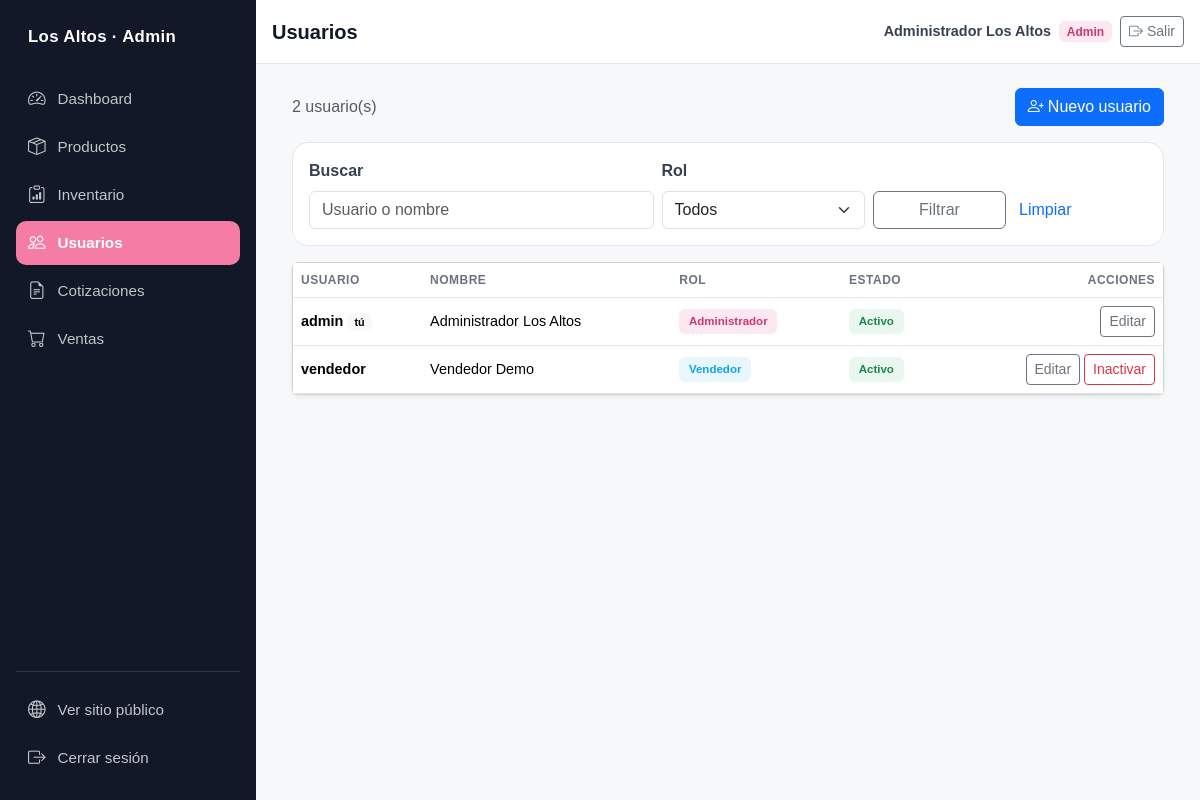
Page /admin/users (signed in) on the committed database.
### app/models/user.py (models this page shows, shortened)
class User(UserMixin, db.Model):
    __tablename__ = "users"
    id = db.Column(db.Integer, primary_key=True)
    username = db.Column(db.String(50), unique=True, nullable=False)
    full_name = db.Column(db.String(120), nullable=False)
    role = db.Column(db.String(20), nullable=False, default=ROLE_SELLER)
    is_active = db.Column(db.Boolean, nullable=False, default=True)
    password_hash = db.Column(db.String(255), nullable=False)
    def is_admin(self):
        return self.role == ROLE_ADMIN

### app/blueprints/admin/routes.py (the view)
@admin_bp.route("/users")
@login_required
@admin_required
def users_list():
    search = request.args.get("q", "").strip()
    role = request.args.get("role", "").strip()
    users = users_service.list_users(search=search, role=role)
    return render_template(
        "admin/users/list.html",
        users=users,
        search=search,
        selected_role=role,
        role_labels=users_service.ROLE_LABELS,
        toggle_form=ConfirmActionForm(),
    )

### app/blueprints/admin/forms.py
class ConfirmActionForm(FlaskForm):
    """Formulario vacío: aporta el token CSRF a acciones POST
    simples (ej. activar/inactivar un usuario)."""

### app/services/users_service.py (called while the page is built)
def list_users(search="", role=""):
    query = User.query
    if search:
        like = f"%{search}%"
        query = query.filter(
            db.or_(User.username.ilike(like), User.full_name.ilike(like))
        )
    if role in VALID_ROLES:
        query = query.filter(User.role == role)
    return query.order_by(User.username).all()

### app/templates/admin/users/list.html (shortened to what this page needs)
{% extends "admin/base_admin.html" %}
{% block page_title %}Usuarios{% endblock %}
{% block admin_content %}
<div class="container-xl">
  <div class="d-flex flex-wrap align-items-center gap-2 mb-3">
    <p class="text-muted mb-0">{{ users|length }} usuario(s)</p>
    <a class="btn btn-primary ms-auto" href="{{ url_for('admin.user_new') }}">
      <i class="bi bi-person-plus me-1"></i>Nuevo usuario
    </a>
  </div>
  <form method="get" action="{{ url_for('admin.users_list') }}" class="admin-filter-card mb-3">
    <div class="row g-2 align-items-end">
      <div class="col-12 col-md-5">
        <label class="form-label fw-semibold" for="filter-q">Buscar</label>
        <input type="text" id="filter-q" name="q" class="form-control"
               placeholder="Usuario o nombre" value="{{ search }}">
      </div>
      <div class="col-6 col-md-3">
        <label class="form-label fw-semibold" for="filter-role">Rol</label>
        <select id="filter-role" name="role" class="form-select">
          <option value="">Todos</option>
        </select>
      </div>
      <div class="col-6 col-md-3 d-flex gap-2">
        <button type="submit" class="btn btn-outline-secondary flex-fill">Filtrar</button>
        <a class="btn btn-link text-decoration-none px-1" href="{{ url_for('admin.users_list') }}">Limpiar</a>
      </div>
    </div>
  </form>
  {% if users %}
    <div class="card shadow-sm">
      <div class="table-responsive">
        <table class="table align-middle admin-table mb-0">
          <thead>
            <tr>
              <th>Usuario</th>
              <th>Nombre</th>
              <th>Rol</th>
              <th>Estado</th>
              <th class="text-end">Acciones</th>
            </tr>
          </thead>
          <tbody>
            {% for user in users %}
              <tr>
                <td class="fw-semibold">
                  {{ user.username }}
                  {% if user.id == current_user.id %}
                    <span class="badge text-bg-light">tú</span>
                  {% endif %}
                </td>
                <td>{{ user.full_name }}</td>
                <td>
                  <span class="badge role-badge role-badge--{{ user.role }}">
                    {{ role_labels.get(user.role, user.role) }}
                  </span>
                </td>
                <td>
                  {% if user.is_active %}
                    <span class="badge status-badge status-badge--activo">Activo</span>
                  {% else %}
                    <span class="badge status-badge status-badge--inactivo">Inactivo</span>
                  {% endif %}
                </td>
                <td class="text-end">
                  <div class="d-flex justify-content-end flex-wrap gap-1">
                    <a class="btn btn-sm btn-outline-secondary"
                       href="{{ url_for('admin.user_edit', user_id=user.id) }}">
                      Editar
                    </a>
                    {% if user.id != current_user.id %}
                      <form method="post" action="{{ url_for('admin.user_toggle', user_id=user.id) }}"
                            class="d-inline"
                            {% if user.is_active %}
                            onsubmit="return confirm('¿Inactivar a {{ user.username }}? Ya no podrá iniciar sesión.');"
                            {% endif %}>
                        {% if user.is_active %}
                          <button type="submit" class="btn btn-sm btn-outline-danger">Inactivar</button>
                        {% else %}
                          <button type="submit" class="btn btn-sm btn-outline-success">Activar</button>
                        {% endif %}
                      </form>
                    {% endif %}
                  </div>
                </td>
              </tr>
            {% endfor %}
          </tbody>
        </table>
      </div>
    </div>
  {% endif %}
</div>
{% endblock %}

### app/templates/admin/base_admin.html (shortened to what this page needs)
<!doctype html>
<html lang="es">
<head>
  <link href="https://cdn.jsdelivr.net/npm/bootstrap@5.3.3/dist/css/bootstrap.min.css" rel="stylesheet">
  <link href="https://cdn.jsdelivr.net/npm/bootstrap-icons@1.11.3/font/bootstrap-icons.min.css" rel="stylesheet">
  <link rel="stylesheet" href="{{ url_for('static', filename='css/styles.css') }}">
  <link rel="stylesheet" href="{{ url_for('static', filename='css/admin.css') }}">
</head>
<body class="admin-body">
  <div class="admin-layout">
    <aside class="offcanvas-lg offcanvas-start admin-sidebar"
           tabindex="-1"
           id="adminSidebar"
           aria-label="Navegación administrativa">
      <div class="offcanvas-body admin-sidebar__body">
        <span class="admin-sidebar__brand d-none d-lg-block">Los Altos · Admin</span>
        <nav class="admin-sidebar__nav" aria-label="Módulos del sistema">
          <a class="admin-sidebar__link {% if request.endpoint == 'admin.dashboard' %}active{% endif %}"
             href="{{ url_for('admin.dashboard') }}">
            <i class="bi bi-speedometer2"></i>
            <span>Dashboard</span>
          </a>
          <a class="admin-sidebar__link {% if request.endpoint and request.endpoint.startswith('admin.product') %}active{% endif %}"
             href="{{ url_for('admin.products_list') }}">
            <i class="bi bi-box-seam"></i>
            <span>Productos</span>
          </a>
          <a class="admin-sidebar__link {% if request.endpoint and request.endpoint.startswith('admin.inventory') %}active{% endif %}"
             href="{{ url_for('admin.inventory_list') }}">
            <i class="bi bi-clipboard-data"></i>
            <span>Inventario</span>
          </a>
          <a class="admin-sidebar__link {% if request.endpoint and request.endpoint.startswith('admin.user') %}active{% endif %}"
             href="{{ url_for('admin.users_list') }}">
            <i class="bi bi-people"></i>
            <span>Usuarios</span>
          </a>
          <a class="admin-sidebar__link {% if request.endpoint and request.endpoint.startswith('sales.quote') %}active{% endif %}"
             href="{{ url_for('sales.quotes_list') }}">
            <i class="bi bi-file-earmark-text"></i>
            <span>Cotizaciones</span>
          </a>
          <a class="admin-sidebar__link {% if request.endpoint and request.endpoint.startswith('sales.') and not request.endpoint.startswith('sales.quote') %}active{% endif %}"
             href="{{ url_for('sales.panel') }}">
            <i class="bi bi-cart"></i>
            <span>Ventas</span>
          </a>
        </nav>
        <div class="admin-sidebar__footer">
          <a class="admin-sidebar__link" href="{{ url_for('public.home') }}">
            <i class="bi bi-globe2"></i>
            <span>Ver sitio público</span>
          </a>
          <a class="admin-sidebar__link" href="{{ url_for('auth.logout') }}">
            <i class="bi bi-box-arrow-right"></i>
            <span>Cerrar sesión</span>
          </a>
        </div>
      </div>
    </aside>
    <div class="admin-main">
      <header class="admin-header">
        <h1 class="admin-header__title">{% block page_title %}Panel Administrativo{% endblock %}</h1>
        <div class="admin-header__user">
          <span class="admin-header__name d-none d-sm-inline">{{ current_user.full_name }}</span>
          <span class="badge admin-role-badge">{{ current_user.role }}</span>
          <a class="btn btn-outline-secondary btn-sm"
             href="{{ url_for('auth.logout') }}"
             title="Cerrar sesión">
            <i class="bi bi-box-arrow-right"></i><span class="d-none d-sm-inline ms-1">Salir</span>
          </a>
        </div>
      </header>
      <main class="admin-content">
        {% block admin_content %}{% endblock %}
      </main>
    </div>
  </div>
</body>
</html>

### app/static/css/styles.css (style rules this page uses)
:root { --la-brand: #F57DA5; --la-brand-hover: #D94F82; --la-brand-active: #C73A70; --la-brand-soft: #FDE8F1; --la-brand-border: #F7BBD2; --la-bg: #F7F8FA; --la-surface: #FFFFFF; --la-surface-alt: #F3F4F6; --la-border: #E5E7EB; --la-text: #374151; --la-text-muted: #6B7280; --la-carbon: #111827; --la-category-cosmetics: #F57DA5; --la-category-cosmetics-soft: #FDE8F1; --la-category-toys: #3D8DDF; --la-category-toys-soft: #E8F3FF; --la-category-flowers: #4CAF6F; --la-category-flowers-soft: #E9F8EF; --la-success: #198754; --la-success-soft: #EAF7EF; --la-warning: #F59E0B; --la-warning-soft: #FFF7E6; --la-danger: #DC3545; --la-danger-soft: #FDECEC; --la-info: #0EA5E9; --la-info-soft: #EAF6FD; --la-disabled: #E5E7EB; --la-disabled-soft: #F3F4F6; --la-primary: var(--la-brand); --la-primary-hover: var(--la-brand-hover); --la-secondary-bg: var(--la-surface); --la-secondary-border: var(--la-border); --la-link: var(--la-brand-hover); --la-focus-ring: #F57DA73D; --la-card-border: var(--la-border); --la-sidebar-bg: var(--la-carbon); --la-sidebar-active: var(--la-brand); }
body { font-family: Arial, Helvetica, sans-serif; background-color: var(--la-bg); color: var(--la-text); }
:root { --la-rosa: #F57DA5; --la-rosa-hover: #DD5C8F; --la-rosa-suave: #FDE7F0; --la-carbon: #111827; --la-texto: #374151; --la-secundario: #6B7280; --la-linea: #E5E7EB; --la-fondo: #F7F8FA; --la-blanco: #FFFFFF; --la-cosmeticos: #F57DA5; --la-cosmeticos-suave: #FDE7F0; --la-juguetes: #3B82F6; --la-juguetes-suave: #EAF3FF; --la-flores: #22C55E; --la-flores-suave: #EAF8EF; --la-exito: #198754; --la-advertencia: #F59E0B; --la-error: #DC3545; }
.admin-role-badge { background-color: var(--la-brand-soft); color: var(--la-brand-active); font-weight: 700; text-transform: capitalize; }

### rows in the picture
User: full_name "Administrador Los Altos", role "Admin", username "admin", shows "tú", get "Administrador", is_active "Activo"
User: username "vendedor", full_name "Vendedor Demo", get "Vendedor", is_active "Activo"

### other values in the picture
{{ users|length }} "2"
